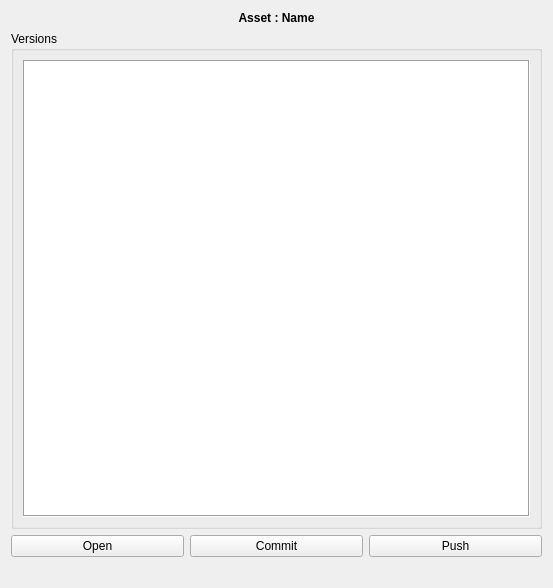
<?xml version="1.0" encoding="UTF-8"?>
<ui version="4.0">
 <class>Form</class>
 <widget class="QWidget" name="Form">
  <property name="geometry">
   <rect>
    <x>0</x>
    <y>0</y>
    <width>553</width>
    <height>588</height>
   </rect>
  </property>
  <property name="windowTitle">
   <string>Form</string>
  </property>
  <layout class="QGridLayout" name="gridLayout_2">
   <item row="1" column="0">
    <widget class="QGroupBox" name="versionsGroupBox">
     <property name="title">
      <string>Versions</string>
     </property>
     <layout class="QGridLayout" name="gridLayout">
      <item row="0" column="0">
       <widget class="QListWidget" name="versionList">
        <property name="focusPolicy">
         <enum>Qt::NoFocus</enum>
        </property>
        <property name="contextMenuPolicy">
         <enum>Qt::CustomContextMenu</enum>
        </property>
        <property name="frameShape">
         <enum>QFrame::Box</enum>
        </property>
       </widget>
      </item>
     </layout>
    </widget>
   </item>
   <item row="0" column="0">
    <widget class="QLabel" name="assetName">
     <property name="font">
      <font>
       <weight>75</weight>
       <bold>true</bold>
      </font>
     </property>
     <property name="text">
      <string>Asset : Name</string>
     </property>
     <property name="alignment">
      <set>Qt::AlignCenter</set>
     </property>
    </widget>
   </item>
   <item row="3" column="0">
    <layout class="QHBoxLayout" name="horizontalLayout">
     <item>
      <widget class="QPushButton" name="openButt">
       <property name="focusPolicy">
        <enum>Qt::NoFocus</enum>
       </property>
       <property name="text">
        <string>Open</string>
       </property>
      </widget>
     </item>
     <item>
      <widget class="QPushButton" name="commitButt">
       <property name="focusPolicy">
        <enum>Qt::NoFocus</enum>
       </property>
       <property name="text">
        <string>Commit</string>
       </property>
      </widget>
     </item>
     <item>
      <widget class="QPushButton" name="pushButt">
       <property name="focusPolicy">
        <enum>Qt::NoFocus</enum>
       </property>
       <property name="text">
        <string>Push</string>
       </property>
      </widget>
     </item>
    </layout>
   </item>
   <item row="4" column="0">
    <widget class="QLabel" name="messageLabel">
     <property name="text">
      <string/>
     </property>
     <property name="alignment">
      <set>Qt::AlignCenter</set>
     </property>
    </widget>
   </item>
  </layout>
 </widget>
 <resources/>
 <connections/>
</ui>
